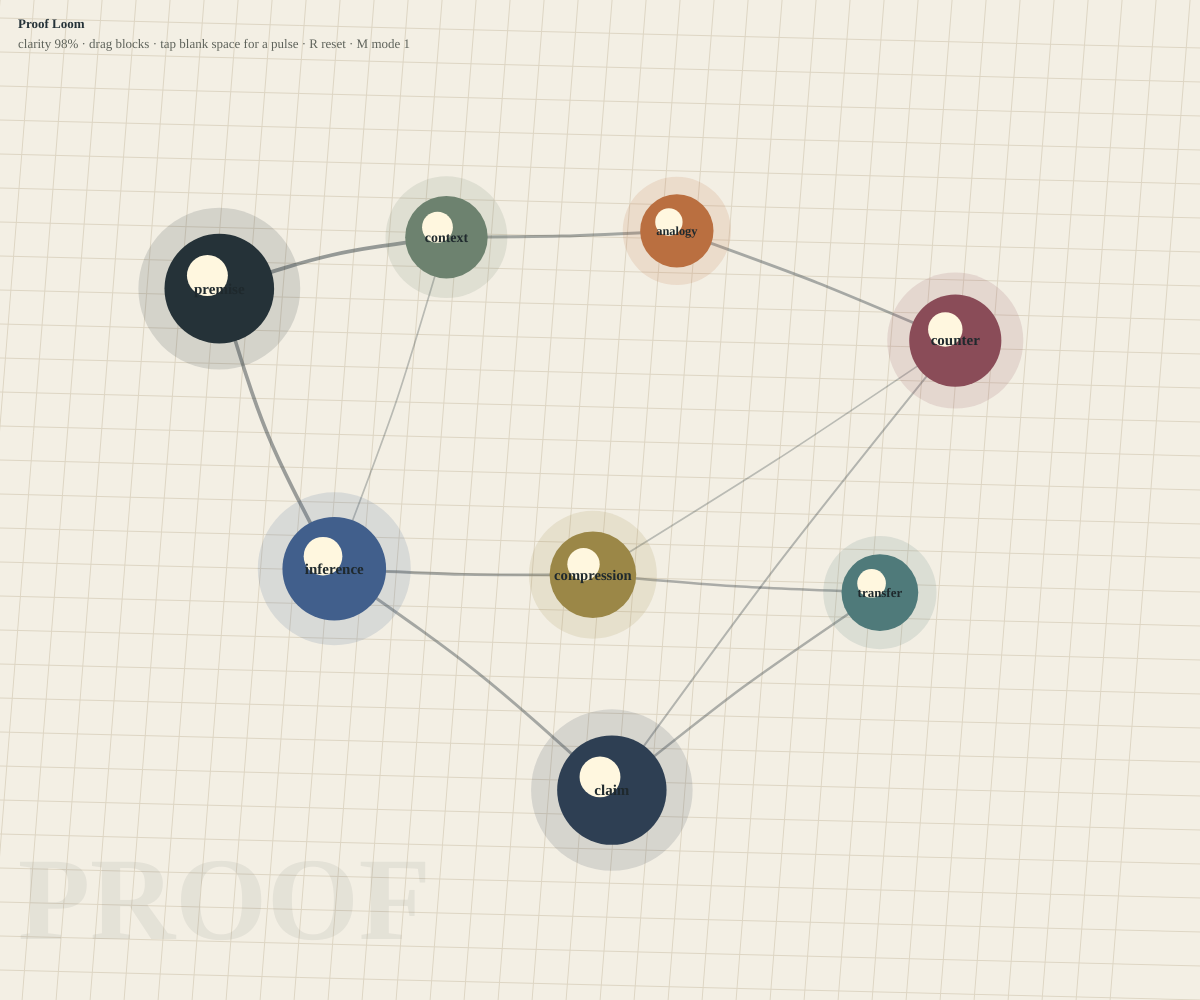
Frame 1 (no input)
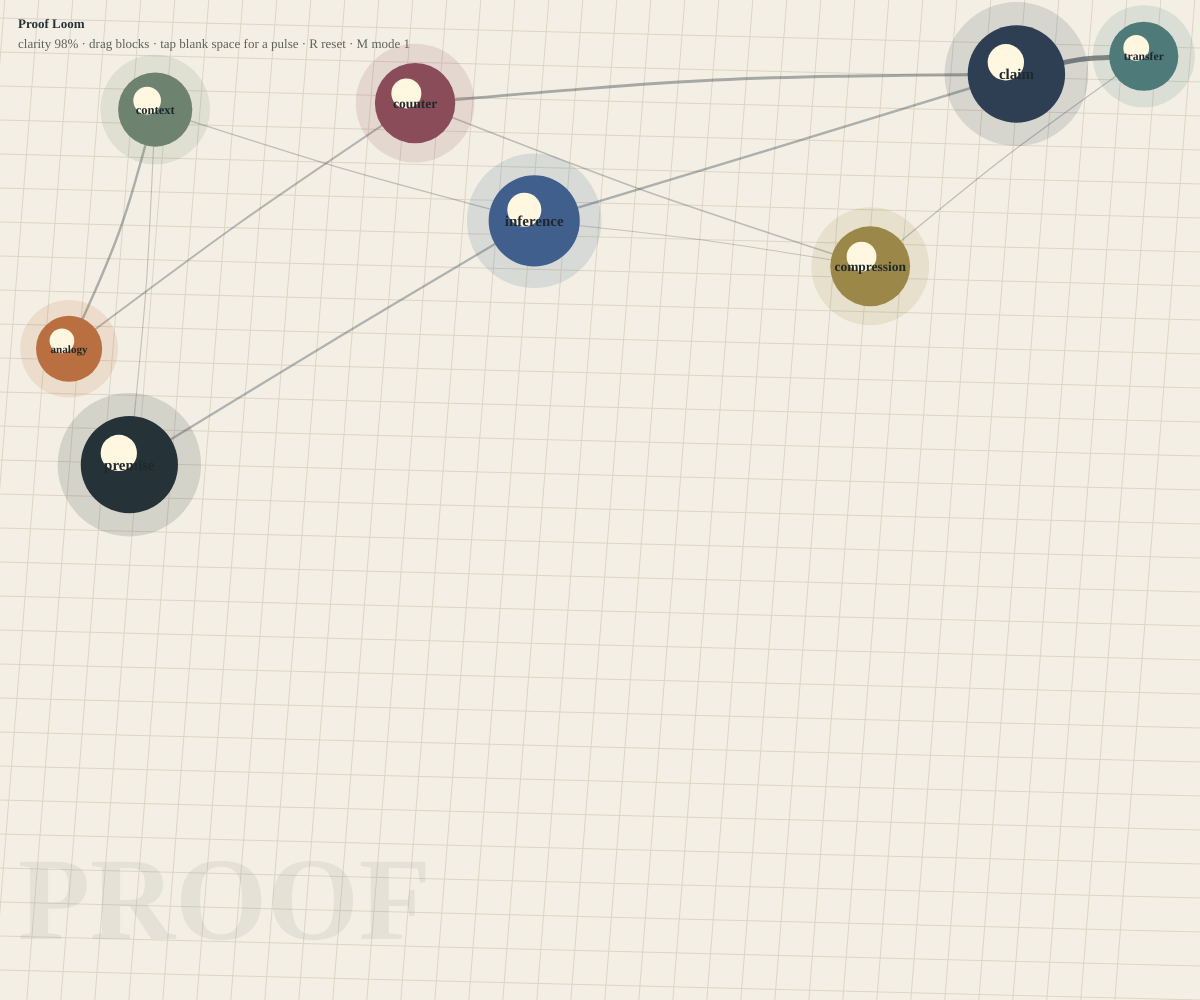
Frame 60 (no input)
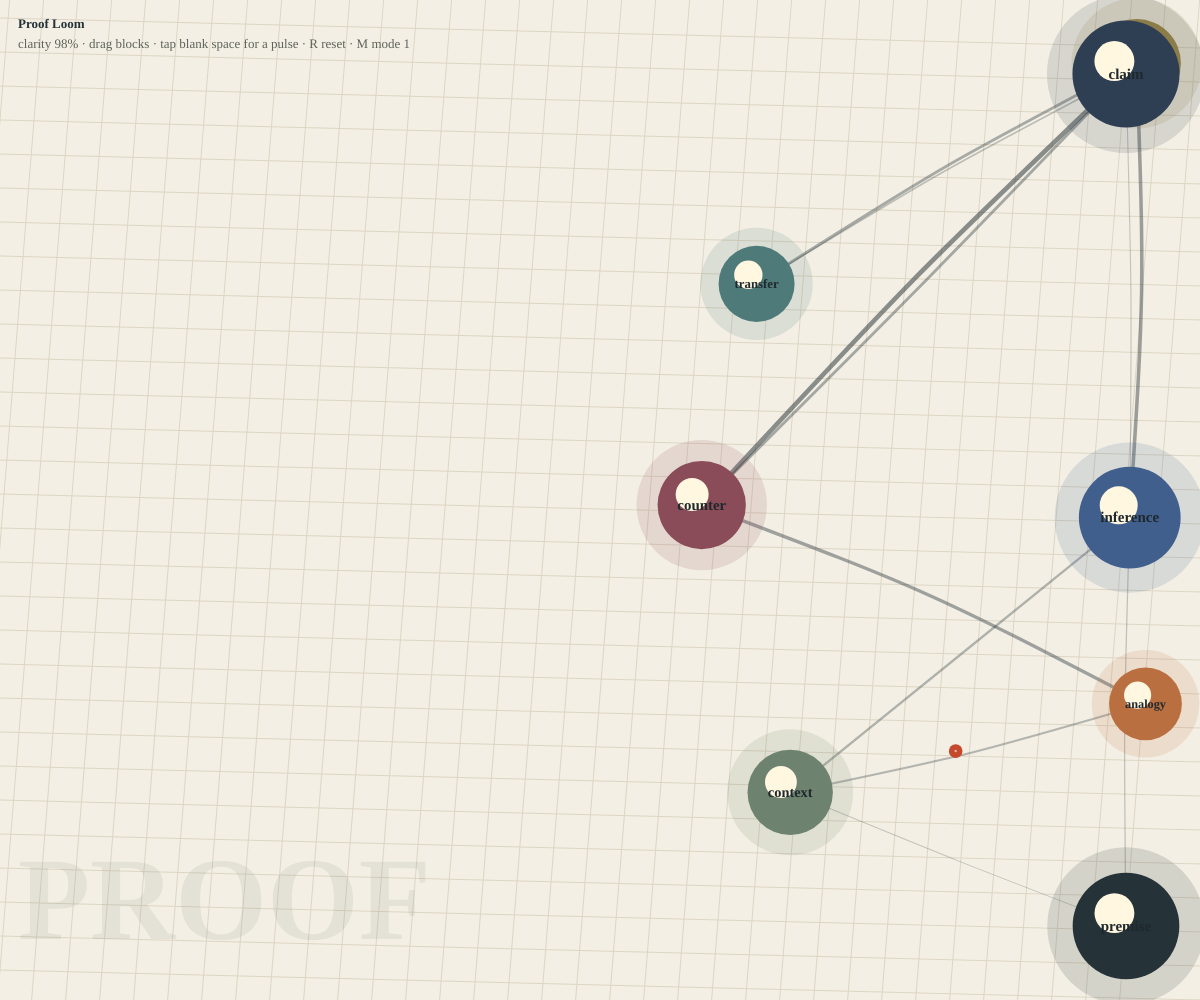
Frame 120 (the mouse pressed at the canvas centre since frame 60)

The p5.js sketch that drew these frames (run headless with seeded random() and noise() and a simulated clock; from frame 60 on, the mouse is pressed at the canvas centre):

// p5.js sketch
// ── sketch.js
// Proof Loom — a draggable proof graph for comprehension as tension release.

const BLOCKS = [
  { id: 'premise', label: 'premise', tone: '#253238', mass: 1.7, x: 0.18, y: 0.28 },
  { id: 'context', label: 'context', tone: '#6d826f', mass: 1.25, x: 0.34, y: 0.22 },
  { id: 'analogy', label: 'analogy', tone: '#ba6f40', mass: 1.1, x: 0.58, y: 0.2 },
  { id: 'counter', label: 'counter', tone: '#8a4c58', mass: 1.35, x: 0.79, y: 0.32 },
  { id: 'inference', label: 'inference', tone: '#415f8c', mass: 1.55, x: 0.28, y: 0.56 },
  { id: 'compression', label: 'compression', tone: '#9b8747', mass: 1.35, x: 0.52, y: 0.58 },
  { id: 'transfer', label: 'transfer', tone: '#4f7a7a', mass: 1.15, x: 0.72, y: 0.62 },
  { id: 'claim', label: 'claim', tone: '#2e3f53', mass: 1.8, x: 0.49, y: 0.82 },
];

const LINKS = [
  ['premise', 'context', 0.18], ['context', 'analogy', 0.14], ['analogy', 'counter', 0.2],
  ['premise', 'inference', 0.24], ['context', 'inference', 0.2], ['counter', 'compression', 0.28],
  ['inference', 'compression', 0.16], ['compression', 'transfer', 0.18], ['transfer', 'claim', 0.22],
  ['inference', 'claim', 0.26], ['counter', 'claim', 0.34],
];

let nodes = [];
let links = [];
let pulses = [];
let dragged = null;
let nearest = null;
let mode = 0;
let t = 0;

function setup() {
  createCanvas(windowWidth, windowHeight);
  pixelDensity(min(2, window.devicePixelRatio || 1));
  textFont('Helvetica, Arial, sans-serif');
  initGraph();
}

function initGraph() {
  const margin = min(width, height) * 0.08;
  nodes = BLOCKS.map((b) => ({
    ...b,
    x: lerp(margin, width - margin, b.x),
    y: lerp(margin, height - margin, b.y),
    vx: random(-0.2, 0.2),
    vy: random(-0.2, 0.2),
    r: constrain(min(width, height) * 0.035 * b.mass, 28, 58),
    heat: random(0.2, 0.8),
  }));
  links = LINKS.map(([a, b, strain]) => ({
    a: nodes.find((n) => n.id === a),
    b: nodes.find((n) => n.id === b),
    strain,
    flow: random(1),
  }));
  pulses = [];
  emitPulse(nodes[0], nodes[nodes.length - 1]);
}

function draw() {
  t += 0.012;
  background('#f3efe4');
  drawPaper();
  updateNearest();
  physics();
  drawLinks();
  updatePulses();
  drawNodes();
  drawHud();
}

function drawPaper() {
  noFill();
  stroke('#ded6c4');
  strokeWeight(1);
  const gap = 34;
  for (let x = (frameCount * 0.08) % gap; x < width; x += gap) line(x, 0, x - 80, height);
  for (let y = 18; y < height; y += gap) line(0, y, width, y + 30);

  noStroke();
  fill(37, 50, 56, 18);
  textSize(constrain(width * 0.105, 44, 118));
  textStyle(BOLD);
  textAlign(LEFT, TOP);
  text('PROOF', 18, height - constrain(width * 0.15, 76, 150));
  textStyle(NORMAL);
}

function physics() {
  const cx = width * 0.5;
  const cy = height * 0.52;

  for (const n of nodes) {
    if (n === dragged) continue;
    let ax = (cx - n.x) * 0.0007;
    let ay = (cy - n.y) * 0.0007;

    for (const other of nodes) {
      if (other === n) continue;
      const dx = n.x - other.x;
      const dy = n.y - other.y;
      const d2 = max(80, dx * dx + dy * dy);
      const push = 680 / d2;
      ax += dx * push;
      ay += dy * push;
    }

    for (const l of links) {
      if (l.a !== n && l.b !== n) continue;
      const other = l.a === n ? l.b : l.a;
      const dx = other.x - n.x;
      const dy = other.y - n.y;
      const d = max(1, sqrt(dx * dx + dy * dy));
      const rest = min(width, height) * (0.18 + l.strain);
      const pull = (d - rest) * 0.0009;
      ax += dx * pull;
      ay += dy * pull;
    }

    n.vx = (n.vx + ax) * 0.9;
    n.vy = (n.vy + ay) * 0.9;
    n.x += n.vx;
    n.y += n.vy;
    n.x = constrain(n.x, n.r + 16, width - n.r - 16);
    n.y = constrain(n.y, n.r + 16, height - n.r - 16);
    n.heat = lerp(n.heat, 0.25 + 0.45 * noise(n.x * 0.004, n.y * 0.004, t), 0.05);
  }
}

function drawLinks() {
  for (const l of links) {
    const dx = l.b.x - l.a.x;
    const dy = l.b.y - l.a.y;
    const d = sqrt(dx * dx + dy * dy);
    const tension = constrain(abs(d - min(width, height) * (0.18 + l.strain)) / 180, 0, 1);
    const wobble = sin(t * 3 + l.flow * TAU) * 16 * (0.3 + tension);
    const mx = (l.a.x + l.b.x) * 0.5 - dy / max(d, 1) * wobble;
    const my = (l.a.y + l.b.y) * 0.5 + dx / max(d, 1) * wobble;

    noFill();
    strokeWeight(1 + tension * 4);
    stroke(37, 50, 56, 58 + tension * 82);
    bezier(l.a.x, l.a.y, mx, my, mx, my, l.b.x, l.b.y);
  }
}

function updatePulses() {
  for (let i = pulses.length - 1; i >= 0; i--) {
    const p = pulses[i];
    p.u += p.speed;
    if (p.u >= 1) {
      p.from.heat = min(1, p.from.heat + 0.2);
      p.to.heat = min(1, p.to.heat + 0.45);
      if (random() < 0.72) emitPulse(p.to);
      pulses.splice(i, 1);
      continue;
    }

    const x = lerp(p.from.x, p.to.x, ease(p.u));
    const y = lerp(p.from.y, p.to.y, ease(p.u));
    noStroke();
    fill(p.color);
    circle(x, y, 7 + sin(p.u * PI) * 12);
    fill(255, 248, 226, 150);
    circle(x, y, 2.5);
  }
}

function drawNodes() {
  for (const n of nodes) {
    const active = n === dragged || n === nearest;
    const breathing = sin(t * 4 + n.mass) * 3;
    const r = n.r + breathing + n.heat * 8;

    noStroke();
    fill(red(color(n.tone)), green(color(n.tone)), blue(color(n.tone)), active ? 70 : 38);
    circle(n.x, n.y, r * 2.45);
    fill(n.tone);
    circle(n.x, n.y, r * 1.66);
    fill('#fff7df');
    circle(n.x - r * 0.18, n.y - r * 0.2, r * 0.62);

    fill('#1f292d');
    textAlign(CENTER, CENTER);
    textStyle(BOLD);
    textSize(constrain(r * 0.28, 10, 15));
    text(n.label, n.x, n.y + 1);
    textStyle(NORMAL);
  }
}

function drawHud() {
  const solved = floor(map(totalTension(), 0.95, 0.18, 12, 98, true));
  fill('#253238');
  textAlign(LEFT, TOP);
  textSize(13);
  textStyle(BOLD);
  text('Proof Loom', 18, 18);
  textStyle(NORMAL);
  fill('#5e625a');
  text(`clarity ${solved}% · drag blocks · tap blank space for a pulse · R reset · M mode ${mode + 1}`, 18, 38);
}

function totalTension() {
  let sum = 0;
  for (const l of links) {
    const d = dist(l.a.x, l.a.y, l.b.x, l.b.y);
    sum += abs(d - min(width, height) * (0.18 + l.strain)) / min(width, height);
  }
  return sum / links.length;
}

function updateNearest() {
  nearest = null;
  let best = 9999;
  for (const n of nodes) {
    const d = dist(pointerX(), pointerY(), n.x, n.y);
    if (d < n.r * 1.35 && d < best) {
      nearest = n;
      best = d;
    }
  }
}

function emitPulse(from, forcedTo) {
  const choices = links.filter((l) => l.a === from || l.b === from);
  if (!choices.length) return;
  const link = forcedTo ? links.find((l) => (l.a === from && l.b === forcedTo) || (l.b === from && l.a === forcedTo)) : random(choices);
  if (!link) return;
  const to = link.a === from ? link.b : link.a;
  pulses.push({
    from,
    to,
    u: 0,
    speed: random(0.012, 0.026),
    color: mode === 0 ? '#c4492d' : mode === 1 ? '#386b87' : '#8a6f2b',
  });
}

function mousePressed() {
  updateNearest();
  if (nearest) {
    dragged = nearest;
  } else {
    const start = nodes.reduce((best, n) => dist(mouseX, mouseY, n.x, n.y) < dist(mouseX, mouseY, best.x, best.y) ? n : best, nodes[0]);
    emitPulse(start);
  }
  return false;
}

function mouseDragged() {
  if (dragged) {
    dragged.x = mouseX;
    dragged.y = mouseY;
    dragged.vx = movedX * 0.22;
    dragged.vy = movedY * 0.22;
    dragged.heat = 1;
  }
  return false;
}

function mouseReleased() {
  dragged = null;
}

function touchStarted() {
  mousePressed();
  return false;
}

function touchMoved() {
  mouseDragged();
  return false;
}

function keyPressed() {
  if (key === 'r' || key === 'R') initGraph();
  if (key === 'm' || key === 'M') mode = (mode + 1) % 3;
  if (key === ' ') emitPulse(random(nodes));
}

function windowResized() {
  resizeCanvas(windowWidth, windowHeight);
  initGraph();
}

function pointerX() {
  return touches.length ? touches[0].x : mouseX;
}

function pointerY() {
  return touches.length ? touches[0].y : mouseY;
}

function ease(x) {
  return 1 - pow(1 - x, 3);
}
